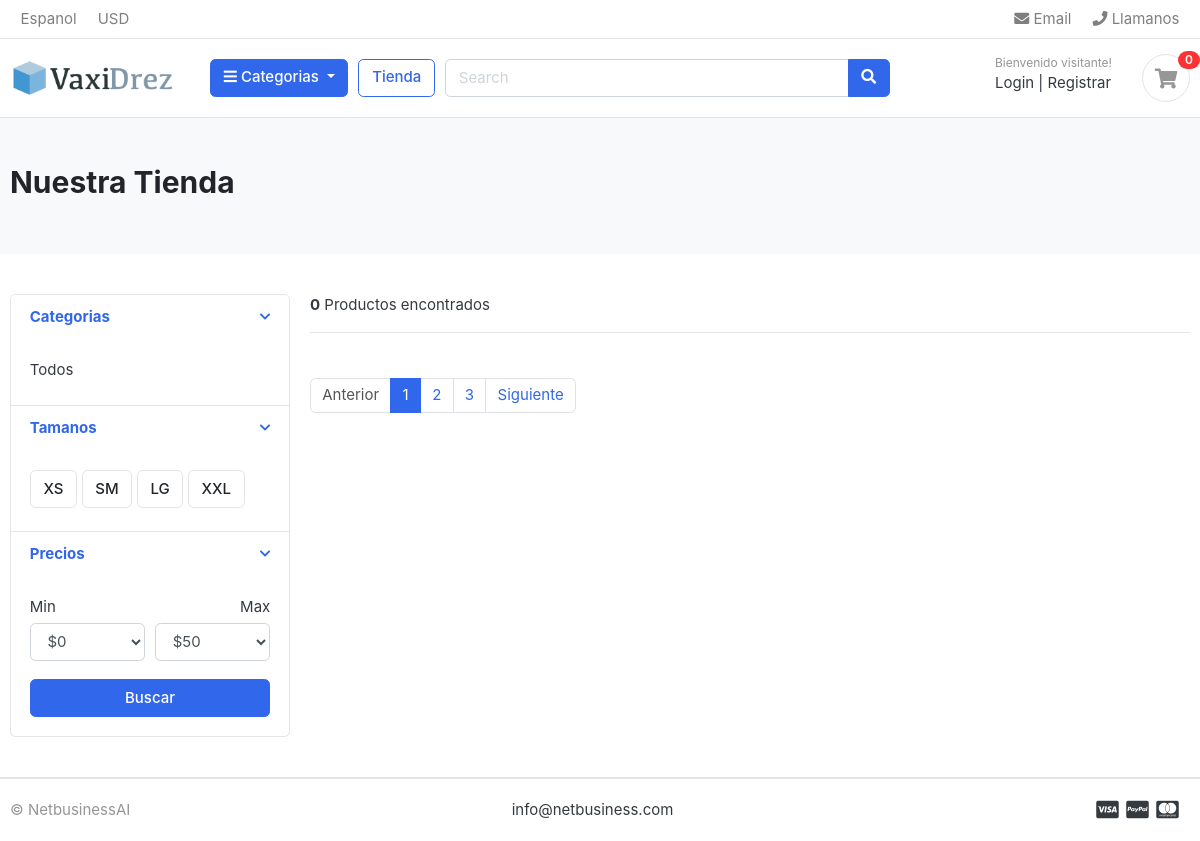
The app's page /store/, older data.
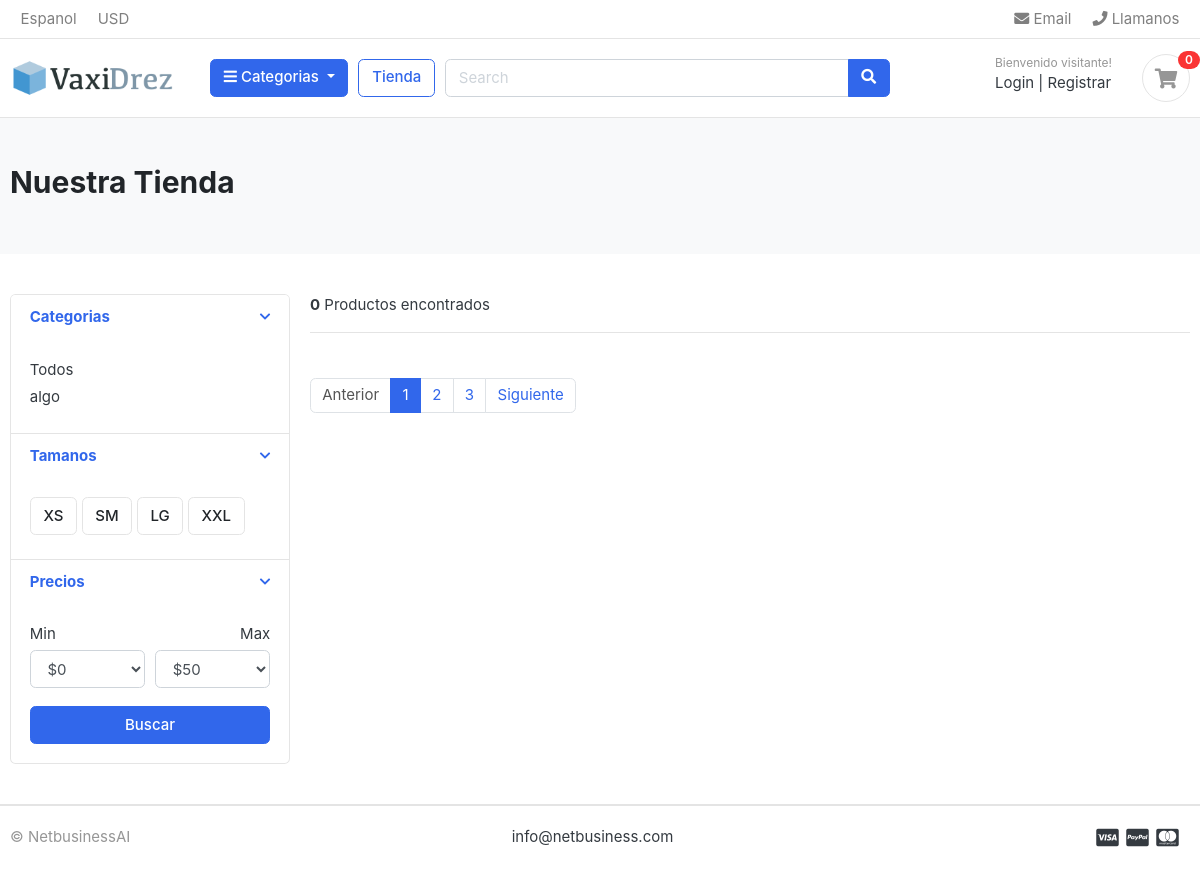
The same page, newer data.
### category/models.py (models this page shows, shortened)
class Category(models.Model):
    category_name = models.CharField(max_length=20, unique = True)
    description = models.CharField(max_length=255, blank = True)
    slug = models.CharField(max_length=100, unique = True)
    cat_image = models.ImageField(upload_to = 'photos/categories', blank = True)
    class Meta:
        verbose_name = 'category'
        verbose_name_plural = 'categories'
    def get_url(self):
        return reverse('products_by_category',args=[self.slug])

### store/views.py (the view)
# urls.py: path('store/', include('store.urls')),
def store(request, category_slug=None):
    categories = None
    products = None
    if category_slug != None:
        categories = get_object_or_404(Category, slug=category_slug)
        products = Product.objects.filter(category=categories, is_available=True)
        products_count = products.count()
    else:
        products = Product.objects.all().filter(is_available=True)
        products_count = products.count()
    context = {
        'products': products,
        'product_count': products_count,
    }
    return render(request, 'store/store.html', context)

### category/context_processors.py (called while the page is built)
def menu_links(request):
    links = Category.objects.all()
    return dict(links=links)

### templates/store/store.html (shortened to what the changed rows need)
{% extends 'base.html' %}
{% block content %}
<section class="section-pagetop bg">
    <div class="container">
        <h2 class="title-page">Nuestra Tienda</h2>
    </div>
    </section>
<section class="section-content padding-y">
    <div class="container">
    <div class="row">
        <aside class="col-md-3">
    <div class="card">
        <article class="filter-group">
            <div class="filter-content collapse show" id="collapse_1" style="">
                <div class="card-body">
                    <ul class="list-menu">
                        {%for category in links%}
                        <li><a href="{{category.get_url}}">{{category.category_name}}  </a></li>
                        {%endfor%}
                    </ul>
                </div>
            </div>
        </article>
    </div>
        </aside>
    </div>
    </div>
    </section>
    {% endblock %}

Row changes from the older to the newer data that the page shows:
added Category: category_name "algo"
